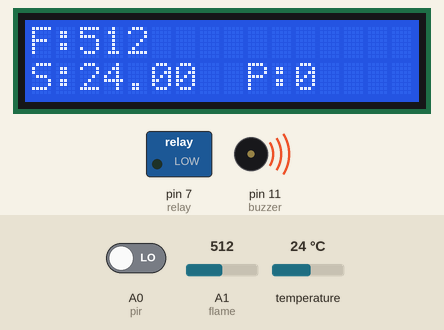
Simulated run of this sketch. Board: Arduino Uno, built with avr-gcc and run on an emulated ATmega328P. Parts: 16×2 character LCD, switched loads named in the sketch (green lamp = pin HIGH), buzzer (waves = sounding, pin HIGH). Inputs (shaded band) come from the test bench; at power-on: A1 (flame) = 512, temperature 24 °C, A0 (pir) LOW. What the sketch prints to the serial monitor is not drawn.

Above: at 1.2 s.
1.3 s: A1 (flame) set to 738
At 4.0 s:
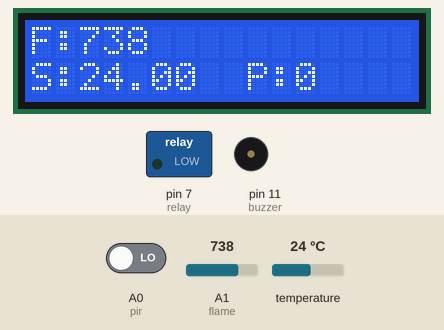
7.2 s: A1 (flame) set to 763
At 9.5 s:
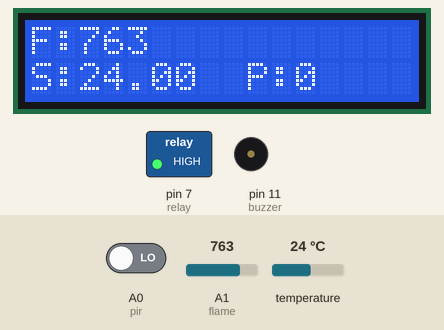
9.8 s: temperature set to 29.3 °C
At 10.9 s:
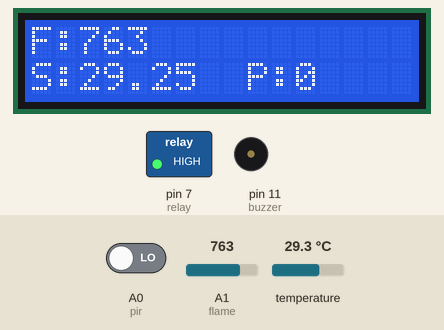
12.3 s: temperature set to 30.6 °C
At 13.6 s:
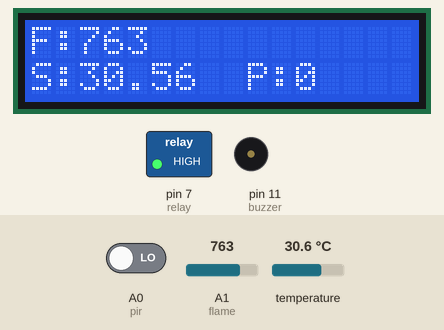
17.3 s: A1 (flame) set to 984
At 19.6 s:
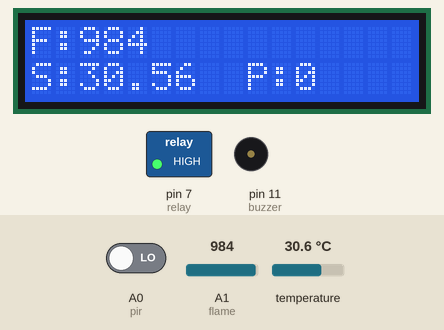
19.8 s: A1 (flame) set to 1011
At 21.1 s:
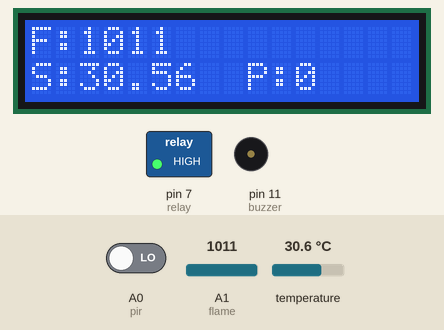
Timing chart, 0 to 22.8 s (numbered marks = the images above; inputs shaded):
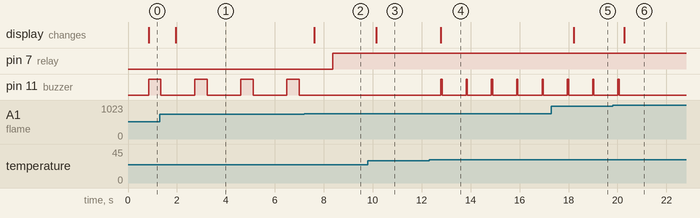

The sketch:

chlge_pertama.ino
```cpp
#include <LiquidCrystal_I2C.h>
#include <OneWire.h>
#include <DallasTemperature.h>

LiquidCrystal_I2C lcd(0x27, 16, 2);
int pir = A0;
int flame = A1;
int temp = 6;
int relay=7;
int buzzer =11;
OneWire oneWire(temp);
DallasTemperature sensors(&oneWire);

void setup() {
  Serial.begin(115200); // Initialize the LCD with the dimensions (16x2)
  pinMode(pir, INPUT);
  pinMode(flame, INPUT);
  pinMode(relay,OUTPUT);
  pinMode(buzzer,OUTPUT);
  lcd.begin(); // Initialize the LCD without any arguments
  lcd.backlight(); // Turn on the backlight (if available)
}

void loop() {

  int pirr = digitalRead(pir);

  lcd.setCursor(9,1);lcd.print("P:");lcd.print(pirr);
  Serial.print("Kondisi PIR: ");
  Serial.println();
  //

  int bFlame = analogRead(flame);
  lcd.setCursor(0,0);lcd.print("F:");lcd.print(bFlame);
  Serial.print("Nilai flame: ");
  Serial.println(bFlame);

  sensors.requestTemperatures();
  float cTemp = sensors.getTempCByIndex(0);
  lcd.setCursor(0,1);lcd.print("S:");lcd.print(cTemp);
  Serial.print("Temperature: ");
  Serial.print(cTemp);
  Serial.println(" °C");

//flame
if (bFlame>=1000){
  Serial.print("Tidak ada api");
  Serial.println();
  digitalWrite(buzzer,LOW);
  }
else if(bFlame <=750 && bFlame >300){
  Serial.print("ADA API");
  Serial.println();
  digitalWrite(buzzer,HIGH);
  delay(500);
  digitalWrite(buzzer,LOW);
  delay(500);
}
else if (bFlame <=300){
  Serial.print("API SEMAKIN MEMBESAR");
  Serial.println();
  digitalWrite(buzzer,HIGH);
  delay(100);
  digitalWrite(buzzer,LOW);
  delay(100);
}
//pir
else if(pirr ==1){
  digitalWrite(buzzer,HIGH);
  delay(100);
  digitalWrite(buzzer,LOW);
  delay(100);
  digitalWrite(relay,LOW);
//suhu
}
else if (cTemp >=30)
{
  digitalWrite(buzzer,HIGH);
  delay(50);
  digitalWrite(buzzer,LOW);
  delay(100);
  Serial.print("PANAS");
  }
 else{
  digitalWrite(buzzer,LOW);
  digitalWrite(relay,HIGH);

  }

//lcd.clear();
delay(100); // Add a delay to avoid rapid updates and readability issues

  }
```

Measured:
- the behaviour switches between 750 and 751 on A1 (flame) (found by bisection; images 1 and 2)
- the behaviour switches between 29.9 and 30 °C on temperature (found by bisection; images 3 and 4)
- the behaviour switches between 999 and 1000 on A1 (flame) (found by bisection; images 5 and 6)
- after the input at 1.3 s, the display: changes after 0.66 s (image 1)
- after the input at 7.2 s, pin 7 (relay): LOW → HIGH after 1.2 s; pin 11 (buzzer): stays LOW (without the input it goes to HIGH after 1.2 s); the display: changes after 0.41 s (image 2)
- after the input at 9.8 s, the display: changes after 0.34 s (image 3)
- after the input at 12.3 s, pin 11 (buzzer): alternates HIGH for 0.05 s and LOW for 0.98 s, starting after 0.49 s; the display: changes after 0.49 s (image 4)
- after the input at 17.3 s, the display: changes after 0.91 s (image 5)
- after the input at 19.8 s, pin 11 (buzzer): goes on until 20.1 s, then stays LOW; the display: changes after 0.48 s (image 6)
